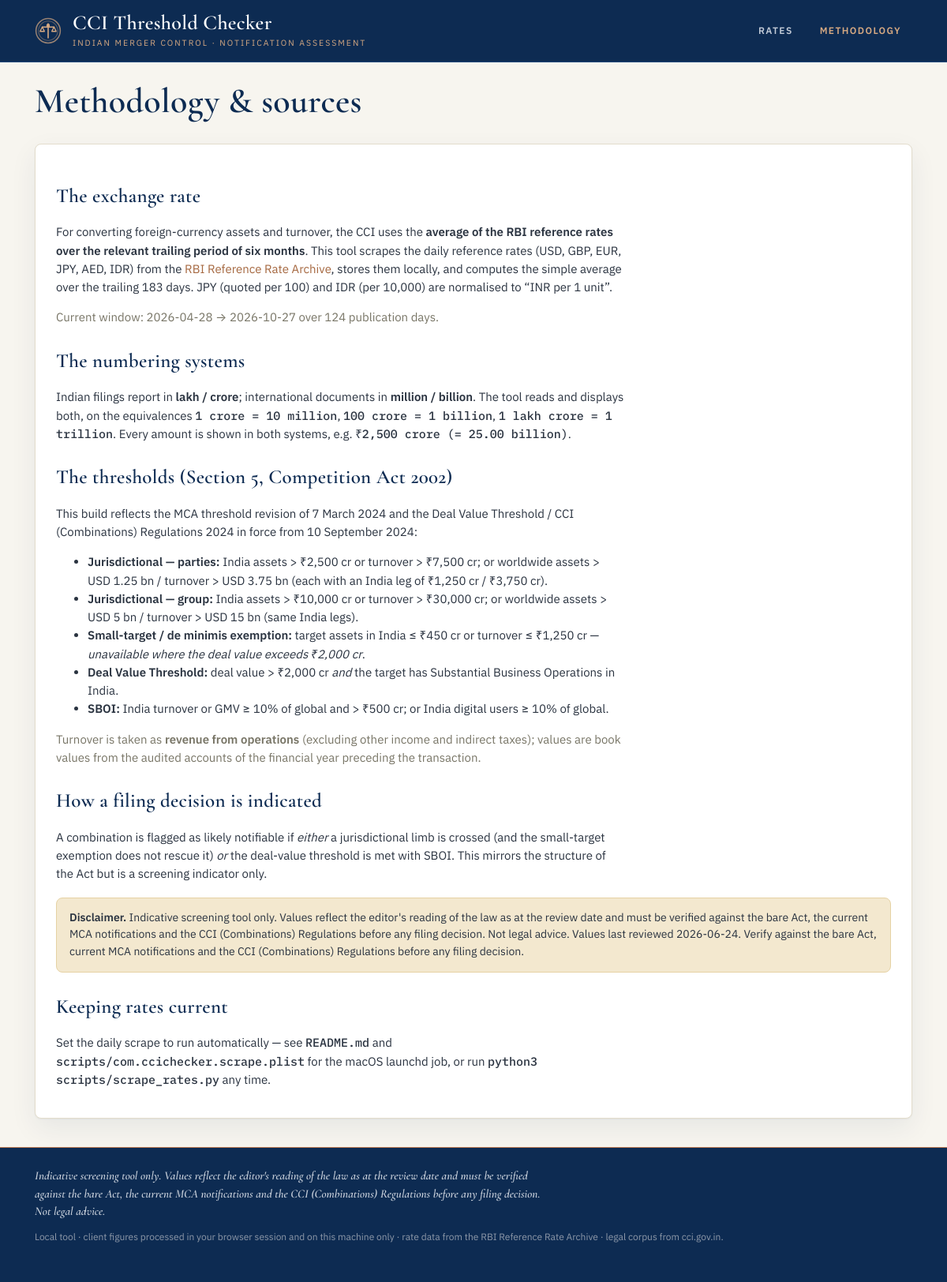
Before: /about with the older database file.
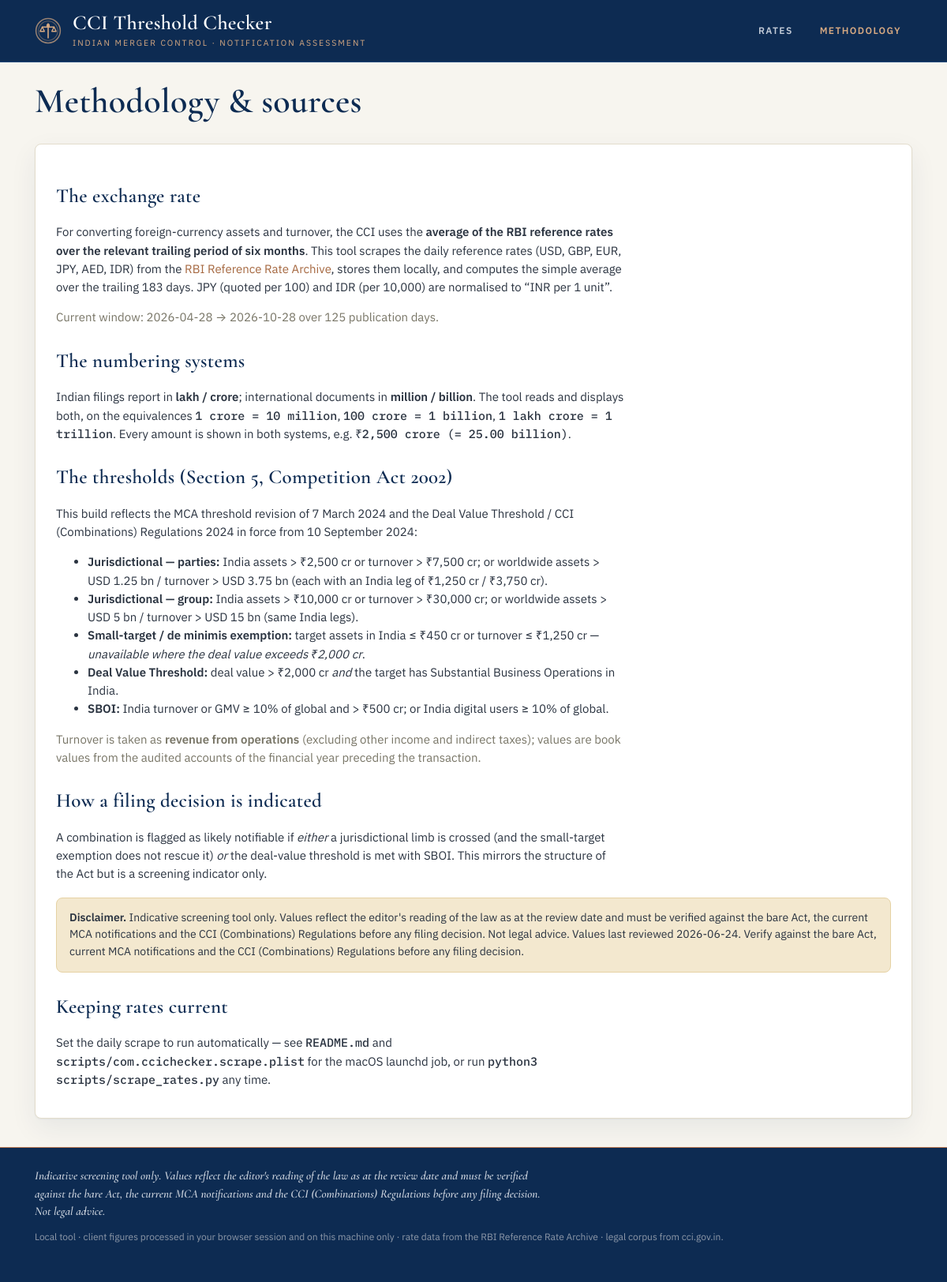
After: the same page with the newer database file.
### tables this page shows
CREATE TABLE rates (
                date       TEXT PRIMARY KEY,   -- ISO yyyy-mm-dd
                usd REAL, gbp REAL, eur REAL, jpy REAL, aed REAL, idr REAL,
                source     TEXT,
                fetched_at TEXT
            );

### app.py (the view)
@app.route("/about")
def about():
    avg, cfg = _avg()
    return render_template("about.html", avg=avg, cfg=cfg)

### app.py (called while the page is built)
def _avg(as_of=None):
    cfg = th.load_config()
    window = int(cfg["meta"].get("fx_window_days", 183))
    return rates_mod.compute_average(window, as_of=as_of), cfg

@app.context_processor
def inject_globals():
    cfg = th.load_config()
    return {
        "fmt_dual": N.format_dual,
        "fmt_indian": N.format_indian,
        "fmt_western": N.format_western,
        "meta": cfg["meta"],
        "last_scrape_at": db.get_meta("last_scrape_at"),
    }

### core/db.py (called while the page is built)
def _conn():
    os.makedirs(DATA_DIR, exist_ok=True)
    c = sqlite3.connect(DB_PATH)
    c.row_factory = sqlite3.Row
    return c

def get_rates_between(start_iso, end_iso):
    with _conn() as c:
        cur = c.execute(
            "SELECT * FROM rates WHERE date >= ? AND date <= ? ORDER BY date ASC",
            (start_iso, end_iso),
        )
        return [dict(r) for r in cur.fetchall()]

def get_meta(key, default=None):
    with _conn() as c:
        cur = c.execute("SELECT value FROM meta WHERE key=?", (key,))
        row = cur.fetchone()
        return row["value"] if row else default

### core/rates.py (called while the page is built, shortened)
def _as_date(v):
    if v is None:
        return None

### core/thresholds.py (called while the page is built)
def load_config():
    with open(CONFIG_PATH, encoding="utf-8") as fh:
        return json.load(fh)

### templates/about.html
{% extends "base.html" %}
{% block content %}
<section class="hero compact">
  <h1>Methodology &amp; sources</h1>
</section>
<section class="card prose">
  <h2>The exchange rate</h2>
  <p>For converting foreign-currency assets and turnover, the CCI uses the <strong>average of the RBI reference rates over the relevant trailing period of six months</strong>. This tool scrapes the daily reference rates (USD, GBP, EUR, JPY, AED, IDR) from the
    <a href="https://www.rbi.org.in/scripts/referenceratearchive.aspx" target="_blank" rel="noopener">RBI Reference Rate Archive</a>,
    stores them locally, and computes the simple average over the trailing {{ meta.fx_window_days }} days. JPY (quoted per 100) and IDR (per 10,000) are normalised to “INR per 1 unit”.</p>
  {% if avg.has_data %}
  <p class="muted">Current window: {{ avg["from"] }} → {{ avg["to"] }} over {{ avg.n_days }} publication days.</p>
  {% endif %}
  <h2>The numbering systems</h2>
  <p>Indian filings report in <strong>lakh / crore</strong>; international documents in <strong>million / billion</strong>. The tool reads and displays both, on the equivalences
    <span class="mono">1 crore = 10 million</span>, <span class="mono">100 crore = 1 billion</span>, <span class="mono">1 lakh crore = 1 trillion</span>. Every amount is shown in both systems, e.g. <span class="mono">₹2,500 crore (= 25.00 billion)</span>.</p>
  <h2>The thresholds (Section 5, Competition Act 2002)</h2>
  <p>This build reflects the MCA threshold revision of 7 March 2024 and the Deal Value Threshold / CCI (Combinations) Regulations 2024 in force from 10 September 2024:</p>
  <ul>
    <li><strong>Jurisdictional — parties:</strong> India assets &gt; ₹2,500 cr or turnover &gt; ₹7,500 cr; or worldwide assets &gt; USD 1.25 bn / turnover &gt; USD 3.75 bn (each with an India leg of ₹1,250 cr / ₹3,750 cr).</li>
    <li><strong>Jurisdictional — group:</strong> India assets &gt; ₹10,000 cr or turnover &gt; ₹30,000 cr; or worldwide assets &gt; USD 5 bn / turnover &gt; USD 15 bn (same India legs).</li>
    <li><strong>Small-target / de minimis exemption:</strong> target assets in India ≤ ₹450 cr or turnover ≤ ₹1,250 cr — <em>unavailable where the deal value exceeds ₹2,000 cr</em>.</li>
    <li><strong>Deal Value Threshold:</strong> deal value &gt; ₹2,000 cr <em>and</em> the target has Substantial Business Operations in India.</li>
    <li><strong>SBOI:</strong> India turnover or GMV ≥ 10% of global and &gt; ₹500 cr; or India digital users ≥ 10% of global.</li>
  </ul>
  <p class="muted">Turnover is taken as <strong>revenue from operations</strong> (excluding other income and indirect taxes); values are book values from the audited accounts of the financial year preceding the transaction.</p>
  <h2>How a filing decision is indicated</h2>
  <p>A combination is flagged as likely notifiable if <em>either</em> a jurisdictional limb is crossed (and the small-target exemption does not rescue it) <em>or</em> the deal-value threshold is met with SBOI. This mirrors the structure of the Act but is a screening indicator only.</p>
  <div class="callout">
    <strong>Disclaimer.</strong> {{ meta.disclaimer }} Values last reviewed {{ meta.last_reviewed }}. Verify against the bare Act, current MCA notifications and the CCI (Combinations) Regulations before any filing decision.
  </div>
  <h2>Keeping rates current</h2>
  <p>Set the daily scrape to run automatically — see <span class="mono">README.md</span> and <span class="mono">scripts/com.ccichecker.scrape.plist</span> for the macOS launchd job, or run <span class="mono">python3 scripts/scrape_rates.py</span> any time.</p>
</section>
{% endblock %}

### templates/base.html (shortened to what this page needs)
<!doctype html>
<html lang="en">
<head>
  <link rel="stylesheet" href="{{ url_for('static', filename='style.css') }}">
</head>
<body>
<header class="masthead">
  <div class="wrap masthead-inner">
    <a class="nameplate" href="{{ url_for('index') }}" aria-label="CCI Threshold Checker — home">
      <span class="np-text">
        <strong>CCI Threshold Checker</strong>
        <small>Indian merger control · notification assessment</small>
      </span>
    </a>
    <nav class="nav" aria-label="Primary">
      <a href="{{ url_for('rates_page') }}" class="{{ 'active' if request.endpoint=='rates_page' }}">Rates</a>
      <a href="{{ url_for('about') }}" class="{{ 'active' if request.endpoint=='about' }}">Methodology</a>
    </nav>
  </div>
</header>
<main class="wrap">
  {% block content %}{% endblock %}
</main>
<footer class="footer">
  <div class="wrap">
    <p class="disclaimer">{{ meta.disclaimer }}</p>
    <p class="muted small">Local tool · client figures processed in your browser session and on this machine only · rate data from the RBI Reference Rate Archive · legal corpus from cci.gov.in.</p>
  </div>
</footer>
</body>
</html>

### static/style.css (style rules this page uses)
:root { --navy:#0d2b52; --navy-2:#143a68; --navy-line:#21497d; --copper:#bf7c54; --copper-2:#a5673f; --copper-soft:#d6a982; --sage:#a9bd8f; --sage-bg:#e7eedb; --sage-line:#cdd9b8; --sage-ink:#34452c; --cream:#f7f5ef; --page:#ffffff; --page-2:#f1ede1; --line:#e3ddcc; --line-2:#d3cbb2; --ink:#0d2b52; --ink-2:#2a3340; --muted:#787566; --over:#9a3324; --over-bg:#f4e3de; --clear:#3c6b46; --clear-bg:#e7eedb; --review:#8a6014; --review-bg:#f3e8cf; --radius:8px; --shadow:0 1px 2px rgba(13,43,82,.05), 0 12px 34px rgba(13,43,82,.07); --serif:"Cormorant","EB Garamond","Iowan Old Style",Georgia,serif; --sans:"Plex Sans",system-ui,-apple-system,"Segoe UI",Roboto,sans-serif; --mono:"Plex Mono",ui-monospace,"SF Mono",Menlo,Consolas,monospace; }
* { box-sizing:border-box }
html { -webkit-text-size-adjust:100% }
body { margin:0;font-family:var(--sans);color:var(--ink-2);background:var(--cream);font-size:15px;line-height:1.55 }
.wrap { max-width:1160px;margin:0 auto;padding:0 24px }
a { color:var(--copper-2);text-decoration:none }
.masthead { background:var(--navy);color:#e7ecf2;border-bottom:1px solid var(--navy-line) }
.masthead-inner { display:flex;align-items:center;justify-content:space-between;gap:24px;min-height:78px;flex-wrap:wrap }
.nameplate { display:flex;align-items:center;gap:14px;color:#fff;padding:10px 0 }
.np-seal { width:34px;height:34px;color:var(--copper-soft);flex:0 0 auto }
.np-text strong { display:block;font-family:var(--serif);font-weight:600;font-size:26px;letter-spacing:.3px;line-height:1 }
.np-text small { display:block;color:var(--copper-soft);font-size:10.5px;letter-spacing:2px;text-transform:uppercase;margin-top:4px }
.nav { display:flex;gap:6px;flex-wrap:wrap }
.nav a { color:#c2cbd7;padding:9px 14px;border-radius:5px;font-size:12px;font-weight:600;letter-spacing:1.4px;text-transform:uppercase;transition:color .18s }
.nav a.active { color:var(--copper-soft) }
.card { background:var(--page);border:1px solid var(--line);border-radius:var(--radius);padding:22px 26px;margin:18px 0;box-shadow:var(--shadow) }
.card h2 { font-family:var(--serif);font-size:28px;font-weight:600;margin:0 0 2px;letter-spacing:.3px;color:var(--ink) }
.muted { color:var(--muted) }
.small { font-size:12px }
.mono { font-family:var(--mono) }
.hero { padding:32px 0 6px }
.hero.compact { padding:26px 0 2px }
.hero h1 { font-family:var(--serif);font-weight:600;font-size:44px;line-height:1.06;margin:0 0 10px;letter-spacing:.3px;color:var(--ink) }
.prose p,.prose ul { max-width:80ch }
.prose h2 { font-family:var(--serif);margin-top:24px;font-size:25px;color:var(--ink) }
.callout { background:var(--review-bg);border:1px solid #e6d2a4;border-radius:8px;padding:14px 16px;margin:18px 0;font-size:14px }
.footer { margin-top:36px;border-top:1px solid var(--copper);background:var(--navy);color:#aeb9c8;padding:24px 0 36px }
.footer .disclaimer { font-size:15px;color:#c8d0db;margin:0 0 6px;max-width:96ch;font-family:var(--serif);font-style:italic;line-height:1.5 }
.footer .small { color:#8e99a9 }

Changed rows visible on the page:
no longer on this page (row edited): rates: to "2026-10-27"
added rates: to "2026-10-28"
Other visible differences:
{{ avg.n_days }}: "124" → "125"
